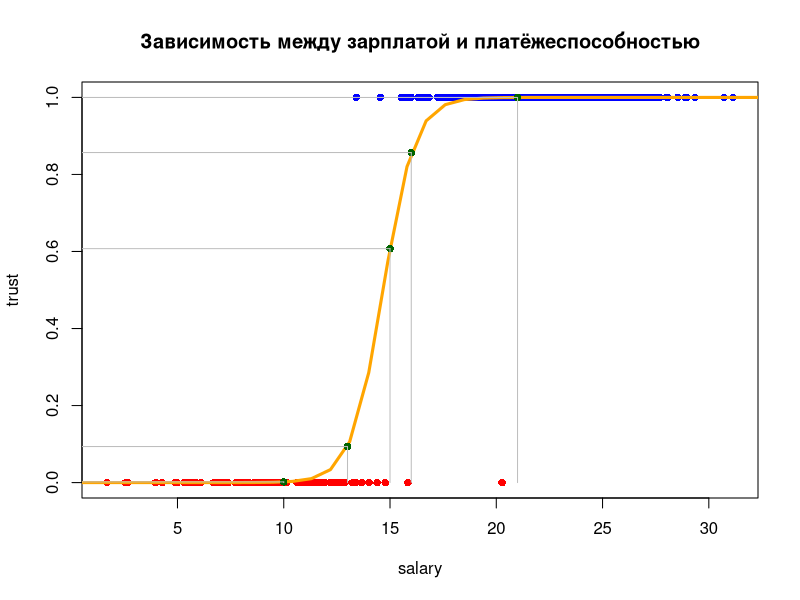

Here is the R script that generated this plot:
dataclients <- scan("Clients.txt")

dataclients
M <- 1

A <- matrix(dataclients, ncol = M + 1, byrow = TRUE)
A

salary <- A[, 1]
n <- length(salary)
n

trust <- A[, 2]

salary
trust

plot(salary, trust, type = "n", main = "Зависимость между зарплатой и платёжеспособностью")

n <- length(salary)
n

for (i in 1:n)
{
  zvet <- ifelse(trust[i] == 1, "blue", "red") # цвет точки
  points(salary[i], trust[i], type = "p", pch = 16, col = zvet, add = "TRUE")
}

colnames(A) <- c("Salary", "Trust")
A

B <- as.data.frame(A)
B
mymodel <- glm(formula = Trust ~ Salary, family = binomial, data = B)

Teta <- coef(mymodel)
Teta

fexp <- function(x)
{
  vspom <- exp(Teta[1] + Teta[2] * x);
  return(vspom / (1 + vspom))
}

curve(fexp(x), -40, 50, col = "Orange", lwd = 3, add = TRUE)

newSalaries <- c(10, 13, 15, 16, 21)
newy <- fexp(newSalaries)

points(newSalaries, newy, col = "DarkGreen", type = "p", pch = 16, add = TRUE)

nnew <- length(newSalaries)
for (i in 1:nnew)
{
  segments(newSalaries[i], 0, newSalaries[i], newy[i], col = "gray", add = "TRUE")
  segments(newSalaries[i], newy[i], 0, newy[i], col = "gray", add = "TRUE")
}
solutions <- matrix(1:(nnew * 2), ncol = 2)
solutions[, 1] <- newSalaries
solutions[, 2] <- newy
t <- as.data.frame(solutions)

colnames(t) <- c("Зарплата", "Кредитоспособность")
t